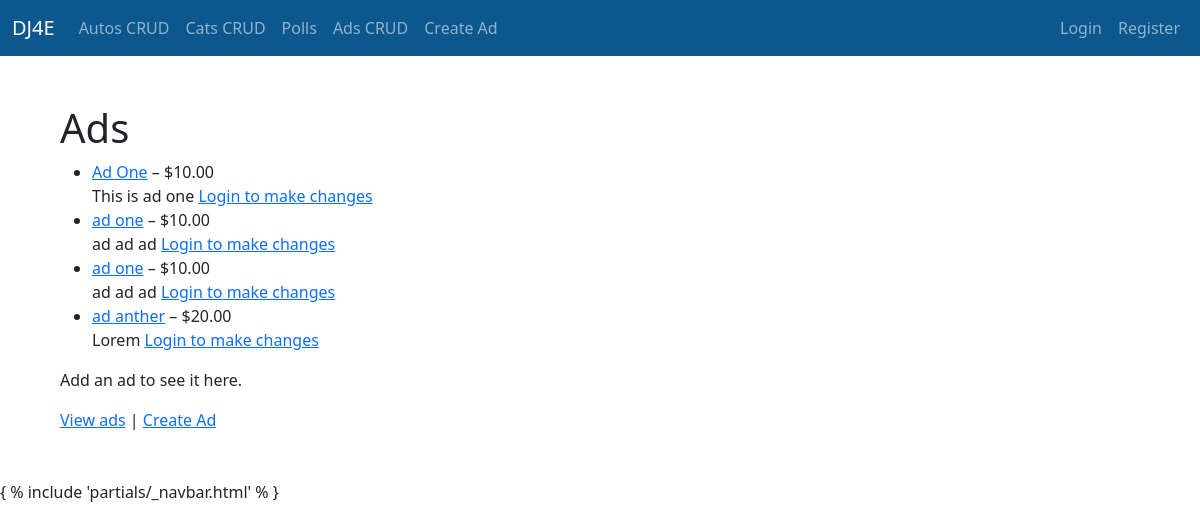
The page /ads/ on the database as committed earlier.
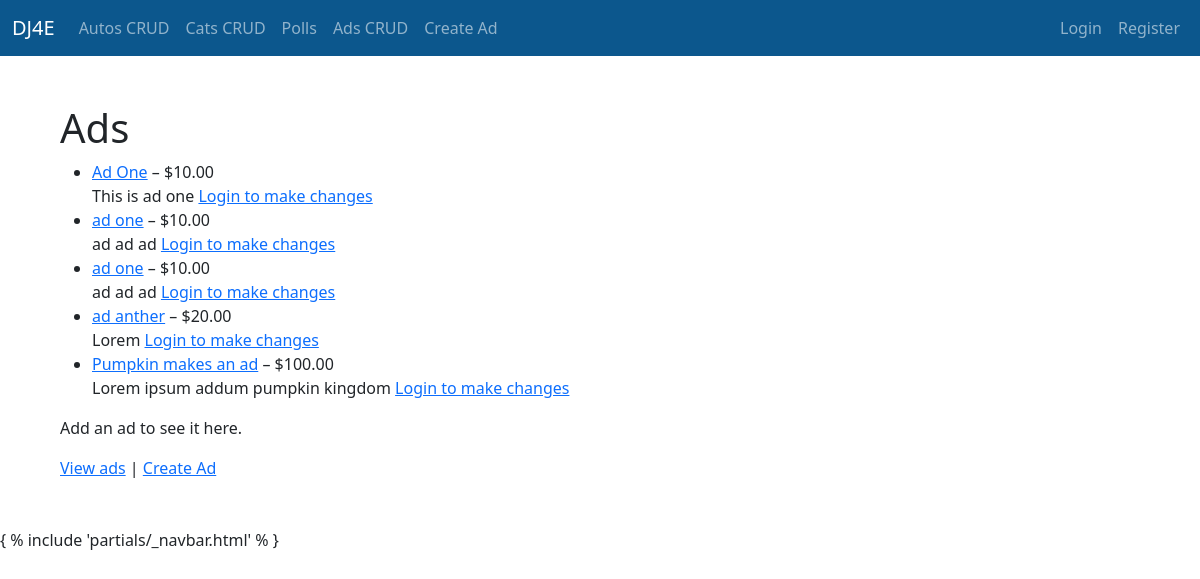
The same page on the database as committed later.
### ads/models.py (models this page shows, shortened)
class Ad(models.Model) :
    title = models.CharField(
            max_length=200,
            validators=[MinLengthValidator(2, "Title must be greater than 2 characters")]
    )
    price = models.DecimalField(max_digits=7, decimal_places=2, null=True)
    text = models.TextField()
    owner = models.ForeignKey(settings.AUTH_USER_MODEL, on_delete=models.CASCADE)
    created_at = models.DateTimeField(auto_now_add=True)
    updated_at = models.DateTimeField(auto_now=True)
    picture = models.BinaryField(null=True, editable=True)
    content_type = models.CharField(max_length=256, null=True, help_text='The MIMEType of the file')

### ads/views.py (the view)
# urls.py: path('', views.AdListView.as_view(), name='all'),
class AdListView(OwnerListView):
    model = Ad

### home/context_processors.py (called while the page is built)
def settings(request):
    return {
        'settings': django_settings,
    }

### ads/templates/ads/ad_list.html (shortened to what this page needs)
{% extends "base_bootstrap.html" %}
{% block content %}
<h1>Ads</h1>
{% if ad_list %}
<ul>
  {% for ad in ad_list %}
    <li>
        <a href="{% url 'ads:ad_detail' ad.id %}">{{ ad.title }}</a> – ${{ ad.price }}<br>
        {{ ad.text }}
        {% if ad.owner == user %}
          (<a href="{% url 'ads:ad_update' ad.id %}">Update</a> |
         <a href="{% url 'ads:ad_delete' ad.id %}">Delete</a>)
        {% else %}
  <a href="{% url 'login' %}?next={% url 'ads:all' %}">Login to make changes</a>
  {% endif %}
{% endfor %} <br/>
    </li>
</ul>
{% else %}
  <p>There are no ads in the library.</p>
{% endif %}
<p>
  {% if ad_count > 0 %}
    <a href="{% url 'ads:ad_create' %}">Create Ad</a>
  {% else %}
    Add an ad to see it here.
  {% endif %}
</p>
<p>
<a href="{% url 'ads:all' %}">View ads</a> | <a href="{% url 'ads:ad_create' %}">Create Ad</a>
</p>
{% endblock %}

Rows that differ between the two databases and show on the page:
added Ad: title "Pumpkin makes an ad", price "100.00", text "Lorem ipsum addum pumpkin kingdom", shows "Login to make changes"
